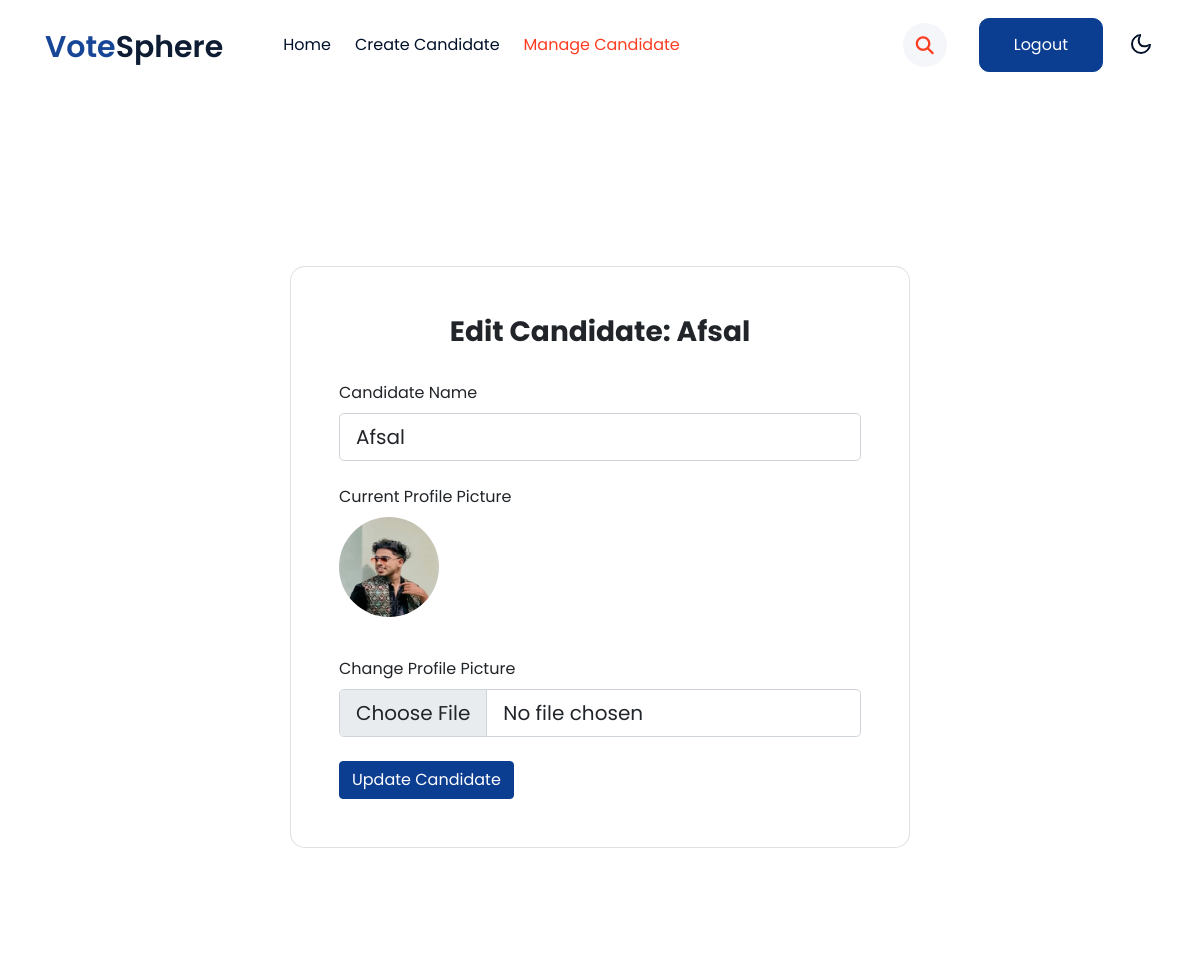
/candidates/8/edit/, run on the app's committed database.
### vote/models.py (models this page shows, shortened)
class Candidate(models.Model):
    election = models.ForeignKey(Election, on_delete=models.CASCADE)  # ✅ Link to Election
    name = models.CharField(max_length=255)
    subtitle = models.CharField(max_length=255, blank=True, null=True)
    profile_picture = models.ImageField(upload_to="candidate_profiles/", blank=True, null=True)

### vote/views.py (the view, shortened to what this page needs)
# urls.py: path("candidates/<int:candidate_id>/edit/", views.edit_candidate, name="edit_candidate"),
def edit_candidate(request, candidate_id):
    candidate = get_object_or_404(Candidate, id=candidate_id)
    return render(request, "edit_candidate.html", {"candidate": candidate})
    elections = candidate.election.campaign.election_set.all()
    return render(request, "edit_candidate.html", {"candidate": candidate, "elections": elections})

### vote/templates/edit_candidate.html (shortened to what this page needs)
{% load static %}
<!doctype html>
<html lang="en">
<head>
    <link rel="stylesheet" href="https://cdnjs.cloudflare.com/ajax/libs/font-awesome/6.3.0/css/all.min.css">
    <link rel="stylesheet" href="{% static 'css/style-starter.css' %}">
</head>
<body>
    <header id="site-header" class="fixed-top">
        <div class="container">
            <nav class="navbar navbar-expand-lg navbar-light stroke py-lg-0">
                <h1><a class="navbar-brand pe-xl-5 pe-lg-4" >
                        <span class="sublog">vote</span>Sphere
                    </a></h1>
                <div class="collapse navbar-collapse" id="navbarScroll">
                    <ul class="navbar-nav me-lg-auto my-2 my-lg-0 navbar-nav-scroll">
                        <li class="nav-item">
                            <a class="nav-link " aria-current="page" href="">Home</a>
                        </li>
                        <li class="nav-item">
                            <a class="nav-link " aria-current="page" href="#">Create Candidate</a>
                        </li>
                        <li class="nav-item">
                            <a class="nav-link active" href="">Manage Candidate</a>
                        </li>
                    </ul>
                    <ul class="navbar-nav search-right mt-lg-0 mt-2">
                        <li class="nav-item" title="Search"><a href="#search" class="search-search">
                                <span class="fas fa-search" aria-hidden="true"></span></a></li>
                        <li class="nav-item me-lg-3"><a href="{% url 'logout' %}" class="phone-btn btn btn-primary btn-style d-none d-lg-block btn-style ms-2">Logout</a></li>
                    </ul>
                </div>
                <div class="mobile-position">
                    <nav class="navigation">
                        <div class="theme-switch-wrapper">
                            <label class="theme-switch" for="checkbox">
                                <div class="mode-container">
                                    <i class="gg-moon"></i>
                                </div>
                            </label>
                        </div>
                    </nav>
                </div>
            </nav>
        </div>
    </header>
    <section class="w3l-main-content" id="about">
        <div class="container">
            <section class="w3l-main-content mt-5 pt-5">
                <div class="container">
                    <div class="row justify-content-center align-items-center">
                        <div class="col-12 col-lg-9 col-xl-7">
                            <div class="card shadow-2-strong card-registration" style="border-radius: 15px;">
                                <div class="card-body p-4 p-md-5">
                                    <h3 class="mb-4 pb-2 text-dark text-center">Edit Candidate: {{ candidate.name }}</h3>
                                    <form method="POST" enctype="multipart/form-data">
                                        <div class="mb-4">
                                            <label class="form-label text-dark">Candidate Name</label>
                                            <input type="text" name="name" value="{{ candidate.name }}" required
                                                class="form-control form-control-lg" />
                                        </div>
                                        <div class="mb-4">
                                            <label class="form-label text-dark">Current Profile Picture</label><br>
                                            {% if candidate.profile_picture %}
                                            <img src="{{ candidate.profile_picture.url }}" class="rounded-circle mb-3"
                                                width="100" height="100">
                                            {% else %}
                                            <p class="text-muted">No profile picture uploaded.</p>
                                            {% endif %}
                                        </div>
                                        <div class="mb-4">
                                            <label class="form-label text-dark">Change Profile Picture</label>
                                            <input type="file" name="profile_picture" class="form-control form-control-lg"
                                                accept="image/*" />
                                        </div>
                                        <div class="d-flex justify-content-between">
                                            <input type="submit" class="btn btn-primary" value="Update Candidate" />
                                        </div>
                                    </form>
                                </div>
                            </div>
                        </div>
                    </div>
                </div>
            </section>
        </div>
    </section>
</body>
</html>

### data on the page
Candidate: name "Afsal", profile_picture (picture)
